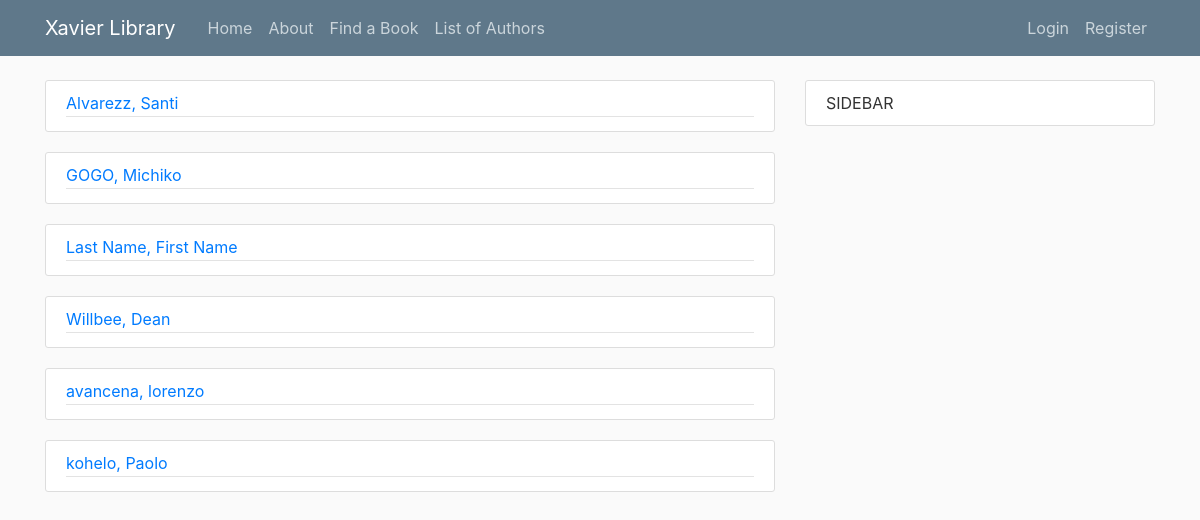
Page /author/ on the committed database.
### library/models.py (models this page shows, shortened)
class Author(models.Model):
    first_name = models.CharField(max_length=100)
    last_name = models.CharField(max_length=100)
    date_of_birth = models.DateField(null=True, blank=True)
    date_of_death = models.DateField('died', null=True, blank=True)
    class Meta:
        ordering = ['last_name', 'first_name']
    def __str__(self):
        return '{0}, {1}'.format(self.last_name, self.first_name)

### library/views.py (the view)
# urls.py: path('author/', AuthorListView.as_view(), name='author-list'),
class AuthorListView(ListView):
	template_name = 'library/author.html'
	context_object_name = 'authors'
	model = Author

### library/templates/library/author.html
{% extends "library/base.html" %}
{% block content%}
    {% for author in authors %}
        <article class="media content-section" style="display: block">
            <div class="article-metadata">
                <a href="{% url 'author-detail' author.id %}">{{ author }}</a>
            </div>
		</article>
    {% endfor %}
{% endblock content %}

### library/static/library/main.css (style rules this page uses)
body { background: #fafafa; color: #333333; margin-top: 5rem; }
.content-section { background: #ffffff; padding: 10px 20px; border: 1px solid #dddddd; border-radius: 3px; margin-bottom: 20px; }
.article-metadata { padding-bottom: 1px; margin-bottom: 4px; border-bottom: 1px solid #e3e3e3 }

### rows in the picture
Author: last_name+first_name "Alvarezz, Santi"
Author: last_name+first_name "GOGO, Michiko"
Author: last_name+first_name "Last Name, First Name"
Author: last_name+first_name "Willbee, Dean"
Author: last_name+first_name "avancena, lorenzo"
Author: last_name+first_name "kohelo, Paolo"
